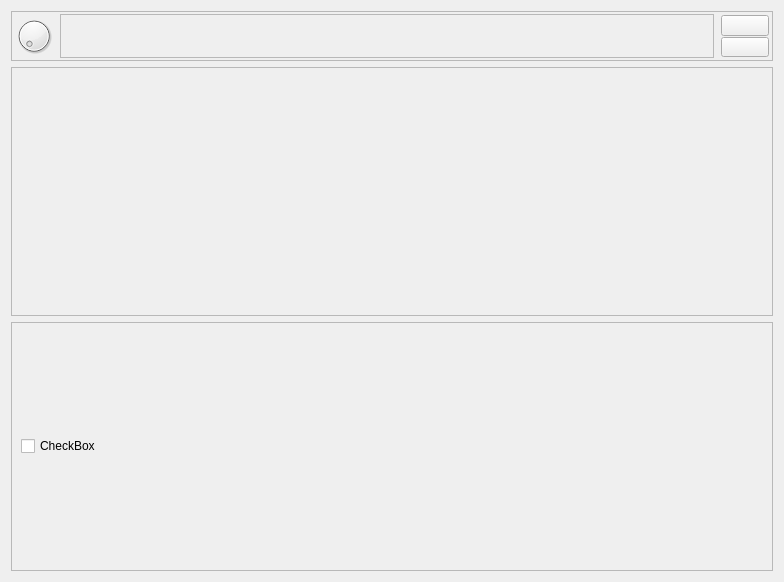
<?xml version="1.0" encoding="UTF-8"?>
<ui version="4.0">
 <class>MainWindow</class>
 <widget class="QWidget" name="MainWindow">
  <property name="geometry">
   <rect>
    <x>0</x>
    <y>0</y>
    <width>784</width>
    <height>582</height>
   </rect>
  </property>
  <property name="windowTitle">
   <string>Form</string>
  </property>
  <layout class="QVBoxLayout" name="verticalLayout">
   <item>
    <widget class="QFrame" name="frame_4">
     <property name="minimumSize">
      <size>
       <width>0</width>
       <height>50</height>
      </size>
     </property>
     <property name="maximumSize">
      <size>
       <width>16777215</width>
       <height>50</height>
      </size>
     </property>
     <property name="frameShape">
      <enum>QFrame::StyledPanel</enum>
     </property>
     <property name="frameShadow">
      <enum>QFrame::Raised</enum>
     </property>
     <layout class="QHBoxLayout" name="horizontalLayout">
      <property name="leftMargin">
       <number>2</number>
      </property>
      <property name="topMargin">
       <number>2</number>
      </property>
      <property name="rightMargin">
       <number>2</number>
      </property>
      <property name="bottomMargin">
       <number>2</number>
      </property>
      <item>
       <widget class="QDial" name="masterGain">
        <property name="minimumSize">
         <size>
          <width>40</width>
          <height>40</height>
         </size>
        </property>
        <property name="maximumSize">
         <size>
          <width>40</width>
          <height>40</height>
         </size>
        </property>
       </widget>
      </item>
      <item>
       <widget class="QFrame" name="vu">
        <property name="frameShape">
         <enum>QFrame::StyledPanel</enum>
        </property>
        <property name="frameShadow">
         <enum>QFrame::Raised</enum>
        </property>
       </widget>
      </item>
      <item>
       <widget class="QWidget" name="widget_2" native="true">
        <property name="minimumSize">
         <size>
          <width>50</width>
          <height>0</height>
         </size>
        </property>
        <property name="maximumSize">
         <size>
          <width>50</width>
          <height>16777215</height>
         </size>
        </property>
        <layout class="QVBoxLayout" name="verticalLayout_2">
         <property name="spacing">
          <number>1</number>
         </property>
         <property name="leftMargin">
          <number>1</number>
         </property>
         <property name="topMargin">
          <number>1</number>
         </property>
         <property name="rightMargin">
          <number>1</number>
         </property>
         <property name="bottomMargin">
          <number>1</number>
         </property>
         <item>
          <widget class="QPushButton" name="btnMidi">
           <property name="toolTip">
            <string>Currently used Midi input driver</string>
           </property>
           <property name="text">
            <string/>
           </property>
          </widget>
         </item>
         <item>
          <widget class="QPushButton" name="btnAudio">
           <property name="toolTip">
            <string>Currently used Audio output driver</string>
           </property>
           <property name="text">
            <string/>
           </property>
          </widget>
         </item>
        </layout>
       </widget>
      </item>
     </layout>
    </widget>
   </item>
   <item>
    <widget class="QFrame" name="frame">
     <property name="frameShape">
      <enum>QFrame::StyledPanel</enum>
     </property>
     <property name="frameShadow">
      <enum>QFrame::Raised</enum>
     </property>
     <layout class="QHBoxLayout" name="horizontalLayout_2">
      <item>
       <widget class="ChannelContainer" name="widget" native="true"/>
      </item>
     </layout>
    </widget>
   </item>
   <item>
    <widget class="QFrame" name="frame_2">
     <property name="frameShape">
      <enum>QFrame::StyledPanel</enum>
     </property>
     <property name="frameShadow">
      <enum>QFrame::Raised</enum>
     </property>
     <layout class="QHBoxLayout" name="horizontalLayout_3">
      <item>
       <widget class="QCheckBox" name="note">
        <property name="text">
         <string>CheckBox</string>
        </property>
       </widget>
      </item>
     </layout>
    </widget>
   </item>
  </layout>
 </widget>
 <customwidgets>
  <customwidget>
   <class>ChannelContainer</class>
   <extends>QWidget</extends>
   <header>channelcontainer.h</header>
   <container>1</container>
  </customwidget>
 </customwidgets>
 <resources/>
 <connections/>
</ui>
